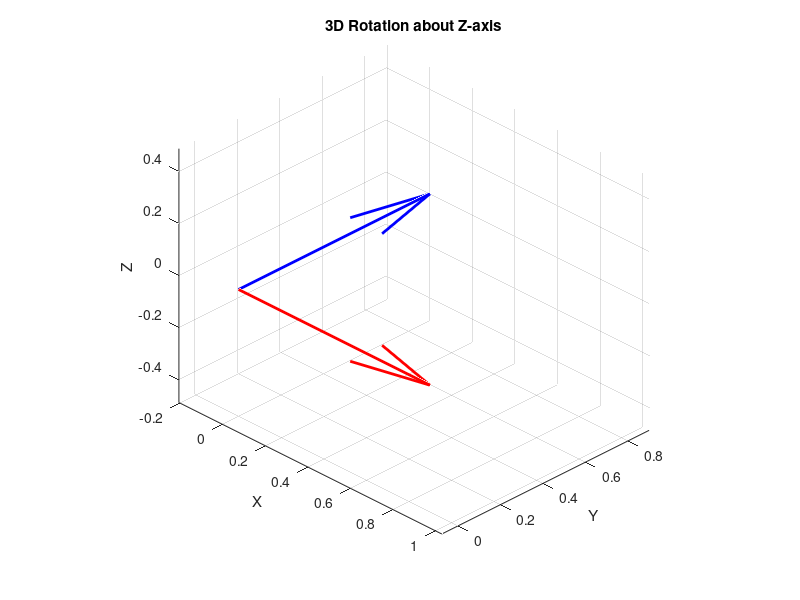

The MATLAB script that drew this image:
%% Day 1 - 3D Rotation Matrices
% Robotics Transformation Project

clear
clc
close all

%% 1) Define rotation angle (in radians)
theta = pi/2;   % 90 degrees

%% 2) Rotation Matrix about Z-axis
Rz = [ cos(theta)  -sin(theta)   0;
       sin(theta)   cos(theta)   0;
       0            0            1 ];

disp('Rotation Matrix Rz = ')
disp(Rz)

%% 3) Orthogonality Check  (R * R^T = I)
orthogonality_test = Rz * Rz';
disp('R * R^T = ')
disp(orthogonality_test)

%% 4) Determinant Check (must equal 1)
determinant_value = det(Rz);
disp('det(R) = ')
disp(determinant_value)

%% 5) Rotate a Vector

v = [1; 0; 0];        % Original vector (along X-axis)
v_rotated = Rz * v;   % Rotated vector

disp('Original Vector = ')
disp(v)

disp('Rotated Vector = ')
disp(v_rotated)

%% 6) Visualization

figure
hold on
grid on
axis equal

% Original vector (Red)
quiver3(0,0,0, v(1),v(2),v(3), 'r', 'LineWidth',2)

% Rotated vector (Blue)
quiver3(0,0,0, v_rotated(1),v_rotated(2),v_rotated(3), 'b', 'LineWidth',2)

xlabel('X')
ylabel('Y')
zlabel('Z')
title('3D Rotation about Z-axis')

view(45,30)
